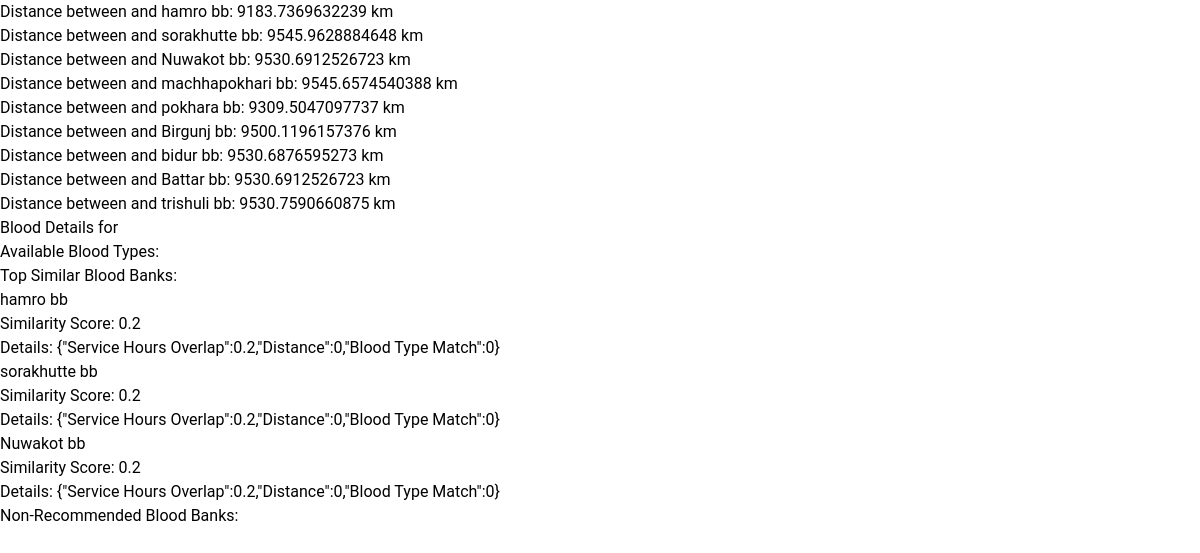
The page /algorithm.php on the database its author committed.
### tables this page shows
CREATE TABLE `users` (
  `id` int(11) UNSIGNED NOT NULL,
  `fullname` varchar(255) NOT NULL,
  `email` varchar(255) NOT NULL,
  `password` varchar(255) NOT NULL,
  `phone` varchar(20) DEFAULT NULL,
  `address` varchar(255) DEFAULT NULL,
  `user_type` enum('User','Donor','Admin','BloodBank') NOT NULL,
  `latitude` decimal(9,6) DEFAULT NULL,
  `longitude` decimal(9,6) DEFAULT NULL
);

### algorithm.php (the view, shortened to what this page needs)
<?php
require('connection.php');
$bloodBankId = intval($_GET['id']);
$selectedBankQuery = $con->prepare("SELECT u.id, u.fullname, u.latitude, u.longitude
                                     FROM users AS u
                                     WHERE u.id = ?");
$selectedBankQuery->bind_param('i', $bloodBankId);
$selectedBankQuery->execute();
$selectedBank = $selectedBankQuery->get_result()->fetch_assoc();
$selectedBank['available_blood_types'] = [];
$serviceHoursQuery = $con->prepare("SELECT service_start_time, service_end_time FROM bloodbank WHERE id = ?");
$serviceHoursQuery->bind_param('i', $bloodBankId);
$serviceHoursQuery->execute();
$serviceHoursResult = $serviceHoursQuery->get_result();
$serviceHours = $serviceHoursResult->fetch_assoc();
if ($serviceHours) {
    $selectedBank['service_start_time'] = $serviceHours['service_start_time'];
    $selectedBank['service_end_time'] = $serviceHours['service_end_time'];
} else {
    $selectedBank['service_start_time'] = null;
    $selectedBank['service_end_time'] = null;
}
$allBanksQuery = $con->prepare("SELECT u.id, u.fullname, u.latitude, u.longitude
                                  FROM users AS u
                                  WHERE u.user_type = 'BloodBank' AND u.id != ?");
$allBanksQuery->bind_param('i', $bloodBankId);
$allBanksQuery->execute();
$allBanksResult = $allBanksQuery->get_result();
$similarBanks = [];
while ($bank = $allBanksResult->fetch_assoc()) {
    $bank['available_blood_types'] = [];
    $bloodGroupQuery = $con->prepare("SELECT bloodgroup FROM blood_details WHERE bloodbank_id = ?");
    $bloodGroupQuery->bind_param('i', $bank['id']);
    $bloodGroupQuery->execute();
    $bloodGroupResult = $bloodGroupQuery->get_result();
    while ($row = $bloodGroupResult->fetch_assoc()) {
        $bank['available_blood_types'][] = $row['bloodgroup'];
    }
    $serviceHoursQuery = $con->prepare("SELECT service_start_time, service_end_time FROM bloodbank WHERE id = ?");
    $serviceHoursQuery->bind_param('i', $bank['id']);
    $serviceHoursQuery->execute();
    $serviceHoursResult = $serviceHoursQuery->get_result();
    $serviceHours = $serviceHoursResult->fetch_assoc();
    if ($serviceHours) {
        $bank['service_start_time'] = $serviceHours['service_start_time'];
        $bank['service_end_time'] = $serviceHours['service_end_time'];
    } else {
        $bank['service_start_time'] = null;
        $bank['service_end_time'] = null;
    }
    $distance = calculateDistance($selectedBank['latitude'], $selectedBank['longitude'], $bank['latitude'], $bank['longitude']);
    echo "Distance between " . $selectedBank['fullname'] . " and " . $bank['fullname'] . ": " . $distance . " km<br>";
    $serviceOverlap = checkServiceHoursOverlap($selectedBank['service_start_time'], $selectedBank['service_end_time'], $bank['service_start_time'], $bank['service_end_time']);
    $serviceOverlapScore = $serviceOverlap ? 0.9 : 0.2;
    $bloodTypeMatch = array_intersect($selectedBank['available_blood_types'], $bank['available_blood_types']);
    $bloodTypeScore = !empty($bloodTypeMatch) ? 1 : 0;
    if ($distance <= 1) {
        $distanceScore = 1;
    } elseif ($distance <= 5) {
        $distanceScore = 0.6;
    } elseif ($distance <= 10) {
        $distanceScore = 0.4;
    } elseif ($distance <= 50) {
        $distanceScore = 0.2;
    } else {
        $distanceScore = 0;
    }
    $similarityScore = $serviceOverlapScore + $distanceScore + $bloodTypeScore;
    if ($similarityScore > 0) {
        $similarBanks[] = [
            'id' => $bank['id'],
            'fullname' => $bank['fullname'],
            'similarity_score' => $similarityScore,
            'details' => [
                'Service Hours Overlap' => $serviceOverlapScore,
                'Distance' => $distanceScore,
                'Blood Type Match' => $bloodTypeScore,
            ],
        ];
    }
}
usort($similarBanks, function ($a, $b) {
    return $b['similarity_score'] <=> $a['similarity_score'];
});
$topSimilarBanks = array_slice($similarBanks, 0, 3);
function calculateDistance($lat1, $lon1, $lat2, $lon2) {
    $earthRadius = 6371;
    $dLat = deg2rad($lat2 - $lat1);
    $dLon = deg2rad($lon2 - $lon1);
    $a = sin($dLat/2) * sin($dLat/2) +
         cos(deg2rad($lat1)) * cos(deg2rad($lat2)) *
         sin($dLon/2) * sin($dLon/2);
    $c = 2 * atan2(sqrt($a), sqrt(1-$a));
    return $earthRadius * $c;
}
function checkServiceHoursOverlap($start1, $end1, $start2, $end2) {
    return max($start1, $start2) < min($end1, $end2);
}
?>
<!DOCTYPE html>
<html lang="en">
<head>
    <link rel="stylesheet" href="styles.css">
</head>
<body>
    <h1>Blood Details for <?= htmlspecialchars($selectedBank['fullname'], ENT_QUOTES, 'UTF-8') ?></h1>
    <h2>Available Blood Types:</h2>
    <h2>Top Similar Blood Banks:</h2>
    <ul>
        <?php foreach ($topSimilarBanks as $similarBank): ?>
            <li>
                <?= htmlspecialchars($similarBank['fullname'], ENT_QUOTES, 'UTF-8') ?>
                <br>
                Similarity Score: <?= round($similarBank['similarity_score'], 2) ?>
                <br>
                Details: <?= json_encode($similarBank['details']) ?>
            </li>
        <?php endforeach; ?>
    </ul>
    <h2>Non-Recommended Blood Banks:</h2>
</body>
</html>

### styles.css (style rules this page uses)
body { font-family: 'Roboto', sans-serif; }
html, :host { line-height: 1.5; -webkit-text-size-adjust: 100%; -moz-tab-size: 4; -o-tab-size: 4; tab-size: 4; font-family: ui-sans-serif, system-ui, sans-serif, "Apple Color Emoji","Roboto" ,"Segoe UI Emoji", "Segoe UI Symbol", "Noto Color Emoji"; font-feature-settings: normal; font-variation-settings: normal; -webkit-tap-highlight-color: transparent; }
body { margin: 0; line-height: inherit; }
h1, h2, h3, h4, h5, h6 { font-size: inherit; font-weight: inherit; }
blockquote, dl, dd, h1, h2, h3, h4, h5, h6, hr, figure, p, pre { margin: 0; }
ol, ul, menu { list-style: none; margin: 0; padding: 0; }

### rows shown on the page
users: fullname "hamro bb", distance "9183.7369632239", similarity_score "0.2", details "{\"Service Hours Overlap\":0.2,\"Distance\":0,\"Blood Type Match\":0}"
users: fullname "sorakhutte bb", distance "9545.9628884648", similarity_score "0.2", details "{\"Service Hours Overlap\":0.2,\"Distance\":0,\"Blood Type Match\":0}"
users: fullname "Nuwakot bb", distance "9530.6912526723", similarity_score "0.2", details "{\"Service Hours Overlap\":0.2,\"Distance\":0,\"Blood Type Match\":0}"
users: fullname "machhapokhari bb", distance "9545.6574540388"
users: fullname "pokhara bb", distance "9309.5047097737"
users: fullname "Birgunj bb", distance "9500.1196157376"
users: fullname "bidur bb", distance "9530.6876595273"
users: fullname "Battar bb", distance "9530.6912526723"
users: fullname "trishuli bb", distance "9530.7590660875"
